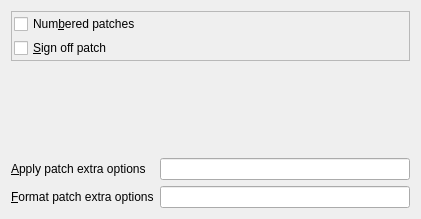
     <widget class="QWidget" name="Patch">
      <attribute name="title">
       <string>Patc&amp;h</string>
      </attribute>
      <layout class="QHBoxLayout">
       <item>
        <layout class="QVBoxLayout">
         <item>
          <widget class="QFrame" name="frame_2">
           <property name="frameShape">
            <enum>QFrame::StyledPanel</enum>
           </property>
           <property name="frameShadow">
            <enum>QFrame::Raised</enum>
           </property>
           <layout class="QHBoxLayout">
            <property name="spacing">
             <number>0</number>
            </property>
            <property name="leftMargin">
             <number>2</number>
            </property>
            <property name="topMargin">
             <number>2</number>
            </property>
            <property name="rightMargin">
             <number>2</number>
            </property>
            <property name="bottomMargin">
             <number>2</number>
            </property>
            <item>
             <layout class="QVBoxLayout">
              <property name="spacing">
               <number>4</number>
              </property>
              <property name="leftMargin">
               <number>0</number>
              </property>
              <property name="topMargin">
               <number>0</number>
              </property>
              <property name="rightMargin">
               <number>0</number>
              </property>
              <property name="bottomMargin">
               <number>0</number>
              </property>
              <item>
               <widget class="QCheckBox" name="checkBoxNumbers">
                <property name="toolTip">
                 <string>Check to see patch numbers on patch series header</string>
                </property>
                <property name="text">
                 <string>Num&amp;bered patches</string>
                </property>
                <property name="shortcut">
                 <string>Alt+B</string>
                </property>
               </widget>
              </item>
              <item>
               <widget class="QCheckBox" name="checkBoxSign">
                <property name="toolTip">
                 <string>Check to add a 'Signed-off-by:' line if not already existent</string>
                </property>
                <property name="text">
                 <string>&amp;Sign off patch</string>
                </property>
                <property name="shortcut">
                 <string>Alt+S</string>
                </property>
               </widget>
              </item>
             </layout>
            </item>
           </layout>
          </widget>
         </item>
         <item>
          <spacer>
           <property name="orientation">
            <enum>Qt::Vertical</enum>
           </property>
           <property name="sizeHint" stdset="0">
            <size>
             <width>399</width>
             <height>91</height>
            </size>
           </property>
          </spacer>
         </item>
         <item>
          <layout class="QGridLayout">
           <item row="0" column="0">
            <widget class="QLabel" name="textLabelApplyPatchExtraOptions">
             <property name="text">
              <string>&amp;Apply patch extra options</string>
             </property>
             <property name="wordWrap">
              <bool>false</bool>
             </property>
             <property name="buddy">
              <cstring>lineEditApplyPatchExtraOptions</cstring>
             </property>
            </widget>
           </item>
           <item row="0" column="1">
            <widget class="QLineEdit" name="lineEditApplyPatchExtraOptions">
             <property name="toolTip">
              <string>Extra options to pass to 'git am'</string>
             </property>
             <property name="maxLength">
              <number>32767</number>
             </property>
            </widget>
           </item>
           <item row="1" column="0">
            <widget class="QLabel" name="textLabelFormatPatchExtraOptions">
             <property name="text">
              <string>&amp;Format patch extra options</string>
             </property>
             <property name="wordWrap">
              <bool>false</bool>
             </property>
             <property name="buddy">
              <cstring>lineEditFormatPatchExtraOptions</cstring>
             </property>
            </widget>
           </item>
           <item row="1" column="1">
            <widget class="QLineEdit" name="lineEditFormatPatchExtraOptions">
             <property name="toolTip">
              <string>Extra options to pass to 'git format-patch'</string>
             </property>
             <property name="maxLength">
              <number>32767</number>
             </property>
            </widget>
           </item>
          </layout>
         </item>
        </layout>
       </item>
      </layout>
     </widget>
